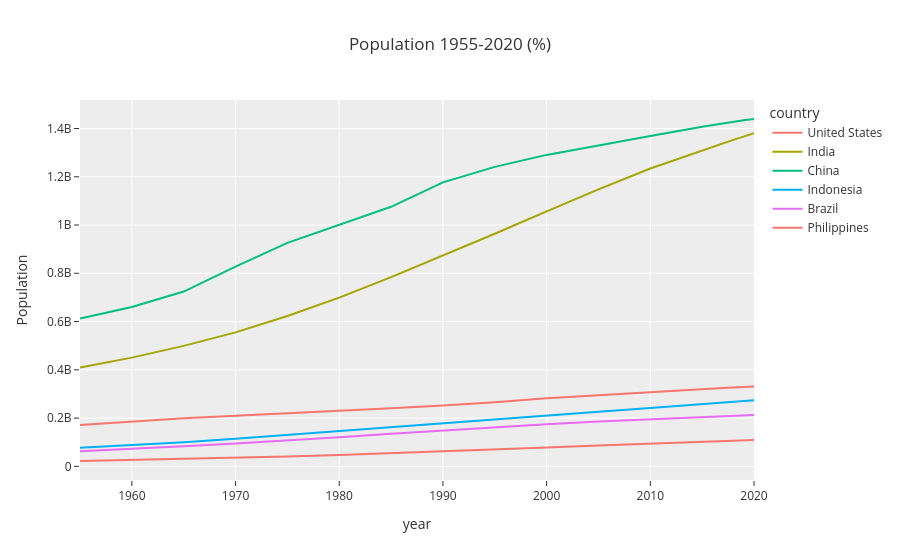

The notebook cell saved with this chart:
### Code cell
fig = px.line(df_pivot, title='Population 1955-2020 (%)', labels={'value': 'Population'}, template='ggplot2')
fig.show()

### Figure 1 — Plotly figure (JSON) as saved in the notebook; plotly's stock layout.template omitted (floating-point values rounded to 4 significant figures)
{"data": [{"hovertemplate": "country=United States<br>year=%{x}<br>Population=%{y}<extra></extra>", "legendgroup": "United States", "line": {"color": "#F8766D", "dash": "solid"}, "marker": {"symbol": "circle"}, "mode": "lines", "name": "United States", "orientation": "v", "showlegend": true, "type": "scatter", "x": [1955.0, 1960.0, 1965.0, 1970.0, 1975.0, 1980.0, 1985.0, 1990.0, 1995.0, 2000.0, 2005.0, 2010.0, 2015.0, 2016.0, 2017.0, 2018.0, 2019.0, 2020.0], "xaxis": "x", "y": [171700000.0, 186700000.0, 199700000.0, 209500000.0, 219100000.0, 229500000.0, 240500000.0, 252100000.0, 265200000.0, 281700000.0, 295000000.0, 309000000.0, 320900000.0, 323000000.0, 325100000.0, 327100000.0, 329100000.0, 331000000.0], "yaxis": "y"}, {"hovertemplate": "country=India<br>year=%{x}<br>Population=%{y}<extra></extra>", "legendgroup": "India", "line": {"color": "#A3A500", "dash": "solid"}, "marker": {"symbol": "circle"}, "mode": "lines", "name": "India", "orientation": "v", "showlegend": true, "type": "scatter", "x": [1955.0, 1960.0, 1965.0, 1970.0, 1975.0, 1980.0, 1985.0, 1990.0, 1995.0, 2000.0, 2005.0, 2010.0, 2015.0, 2016.0, 2017.0, 2018.0, 2019.0, 2020.0], "xaxis": "x", "y": [409900000.0, 450500000.0, 499100000.0, 555200000.0, 623100000.0, 699000000.0, 784400000.0, 873300000.0, 963900000.0, 1057000000.0, 1148000000.0, 1234000000.0, 1310000000.0, 1325000000.0, 1339000000.0, 1353000000.0, 1366000000.0, 1380000000.0], "yaxis": "y"}, {"hovertemplate": "country=China<br>year=%{x}<br>Population=%{y}<extra></extra>", "legendgroup": "China", "line": {"color": "#00BF7D", "dash": "solid"}, "marker": {"symbol": "circle"}, "mode": "lines", "name": "China", "orientation": "v", "showlegend": true, "type": "scatter", "x": [1955.0, 1960.0, 1965.0, 1970.0, 1975.0, 1980.0, 1985.0, 1990.0, 1995.0, 2000.0, 2005.0, 2010.0, 2015.0, 2016.0, 2017.0, 2018.0, 2019.0, 2020.0], "xaxis": "x", "y": [612200000.0, 660400000.0, 724200000.0, 827600000.0, 926200000.0, 1000000000.0, 1076000000.0, 1177000000.0, 1241000000.0, 1291000000.0, 1331000000.0, 1369000000.0, 1407000000.0, 1414000000.0, 1421000000.0, 1428000000.0, 1434000000.0, 1439000000.0], "yaxis": "y"}, {"hovertemplate": "country=Indonesia<br>year=%{x}<br>Population=%{y}<extra></extra>", "legendgroup": "Indonesia", "line": {"color": "#00B0F6", "dash": "solid"}, "marker": {"symbol": "circle"}, "mode": "lines", "name": "Indonesia", "orientation": "v", "showlegend": true, "type": "scatter", "x": [1955.0, 1960.0, 1965.0, 1970.0, 1975.0, 1980.0, 1985.0, 1990.0, 1995.0, 2000.0, 2005.0, 2010.0, 2015.0, 2016.0, 2017.0, 2018.0, 2019.0, 2020.0], "xaxis": "x", "y": [77270000.0, 87750000.0, 100300000.0, 114800000.0, 130700000.0, 147400000.0, 165000000.0, 181400000.0, 196900000.0, 211500000.0, 226300000.0, 241800000.0, 258400000.0, 261600000.0, 264700000.0, 267700000.0, 270600000.0, 273500000.0], "yaxis": "y"}, {"hovertemplate": "country=Brazil<br>year=%{x}<br>Population=%{y}<extra></extra>", "legendgroup": "Brazil", "line": {"color": "#E76BF3", "dash": "solid"}, "marker": {"symbol": "circle"}, "mode": "lines", "name": "Brazil", "orientation": "v", "showlegend": true, "type": "scatter", "x": [1955.0, 1960.0, 1965.0, 1970.0, 1975.0, 1980.0, 1985.0, 1990.0, 1995.0, 2000.0, 2005.0, 2010.0, 2015.0, 2016.0, 2017.0, 2018.0, 2019.0, 2020.0], "xaxis": "x", "y": [62530000.0, 72180000.0, 83370000.0, 95110000.0, 107200000.0, 120700000.0, 135300000.0, 149000000.0, 162000000.0, 174800000.0, 186100000.0, 195700000.0, 204500000.0, 206200000.0, 207800000.0, 209500000.0, 211000000.0, 212600000.0], "yaxis": "y"}, {"hovertemplate": "country=Philippines<br>year=%{x}<br>Population=%{y}<extra></extra>", "legendgroup": "Philippines", "line": {"color": "#F8766D", "dash": "solid"}, "marker": {"symbol": "circle"}, "mode": "lines", "name": "Philippines", "orientation": "v", "showlegend": true, "type": "scatter", "x": [1955.0, 1960.0, 1965.0, 1970.0, 1975.0, 1980.0, 1985.0, 1990.0, 1995.0, 2000.0, 2005.0, 2010.0, 2015.0, 2016.0, 2017.0, 2018.0, 2019.0, 2020.0], "xaxis": "x", "y": [22180000.0, 26270000.0, 30910000.0, 35800000.0, 41290000.0, 47360000.0, 54280000.0, 61900000.0, 69780000.0, 77990000.0, 86330000.0, 93970000.0, 102100000.0, 103700000.0, 105200000.0, 106700000.0, 108100000.0, 109600000.0], "yaxis": "y"}], "layout": {"legend": {"title": {"text": "country"}, "tracegroupgap": 0}, "title": {"text": "Population 1955-2020 (%)"}, "xaxis": {"anchor": "y", "domain": [0, 1], "title": {"text": "year"}}, "yaxis": {"anchor": "x", "domain": [0, 1], "title": {"text": "Population"}}}}
